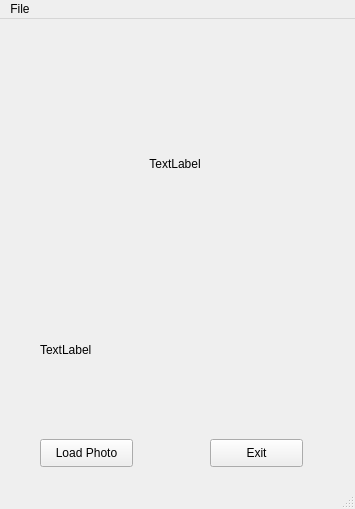
<?xml version="1.0" encoding="UTF-8"?>
<ui version="4.0">
 <class>mainWindow</class>
 <widget class="QMainWindow" name="mainWindow">
  <property name="geometry">
   <rect>
    <x>0</x>
    <y>0</y>
    <width>355</width>
    <height>509</height>
   </rect>
  </property>
  <property name="windowTitle">
   <string>Load and Display a Photo</string>
  </property>
  <widget class="QWidget" name="centralwidget">
   <widget class="QPushButton" name="btnExit">
    <property name="geometry">
     <rect>
      <x>210</x>
      <y>420</y>
      <width>93</width>
      <height>28</height>
     </rect>
    </property>
    <property name="text">
     <string>Exit</string>
    </property>
   </widget>
   <widget class="QLabel" name="lblPhoto">
    <property name="geometry">
     <rect>
      <x>50</x>
      <y>20</y>
      <width>250</width>
      <height>250</height>
     </rect>
    </property>
    <property name="text">
     <string>TextLabel</string>
    </property>
    <property name="scaledContents">
     <bool>false</bool>
    </property>
    <property name="alignment">
     <set>Qt::AlignCenter</set>
    </property>
   </widget>
   <widget class="QLabel" name="lblFileName">
    <property name="geometry">
     <rect>
      <x>40</x>
      <y>320</y>
      <width>261</width>
      <height>21</height>
     </rect>
    </property>
    <property name="text">
     <string>TextLabel</string>
    </property>
   </widget>
   <widget class="QPushButton" name="btnLoadPhoto">
    <property name="geometry">
     <rect>
      <x>40</x>
      <y>420</y>
      <width>93</width>
      <height>28</height>
     </rect>
    </property>
    <property name="text">
     <string>Load Photo</string>
    </property>
   </widget>
  </widget>
  <widget class="QMenuBar" name="menubar">
   <property name="geometry">
    <rect>
     <x>0</x>
     <y>0</y>
     <width>355</width>
     <height>26</height>
    </rect>
   </property>
   <widget class="QMenu" name="menuFile">
    <property name="title">
     <string>File</string>
    </property>
    <addaction name="actExit"/>
   </widget>
   <addaction name="menuFile"/>
  </widget>
  <widget class="QStatusBar" name="statusbar"/>
  <action name="actExit">
   <property name="text">
    <string>Exit</string>
   </property>
  </action>
 </widget>
 <resources/>
 <connections/>
</ui>
